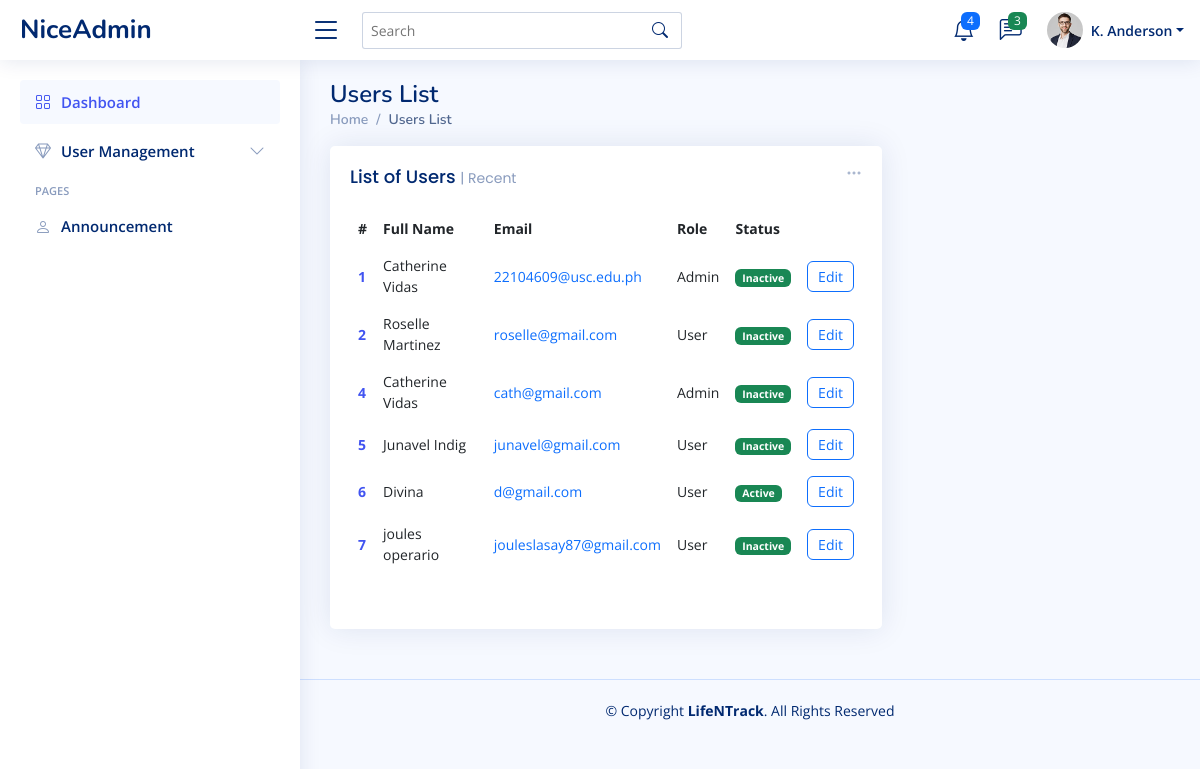
Page /client/pages/admin/usersList.php on the earlier database version.
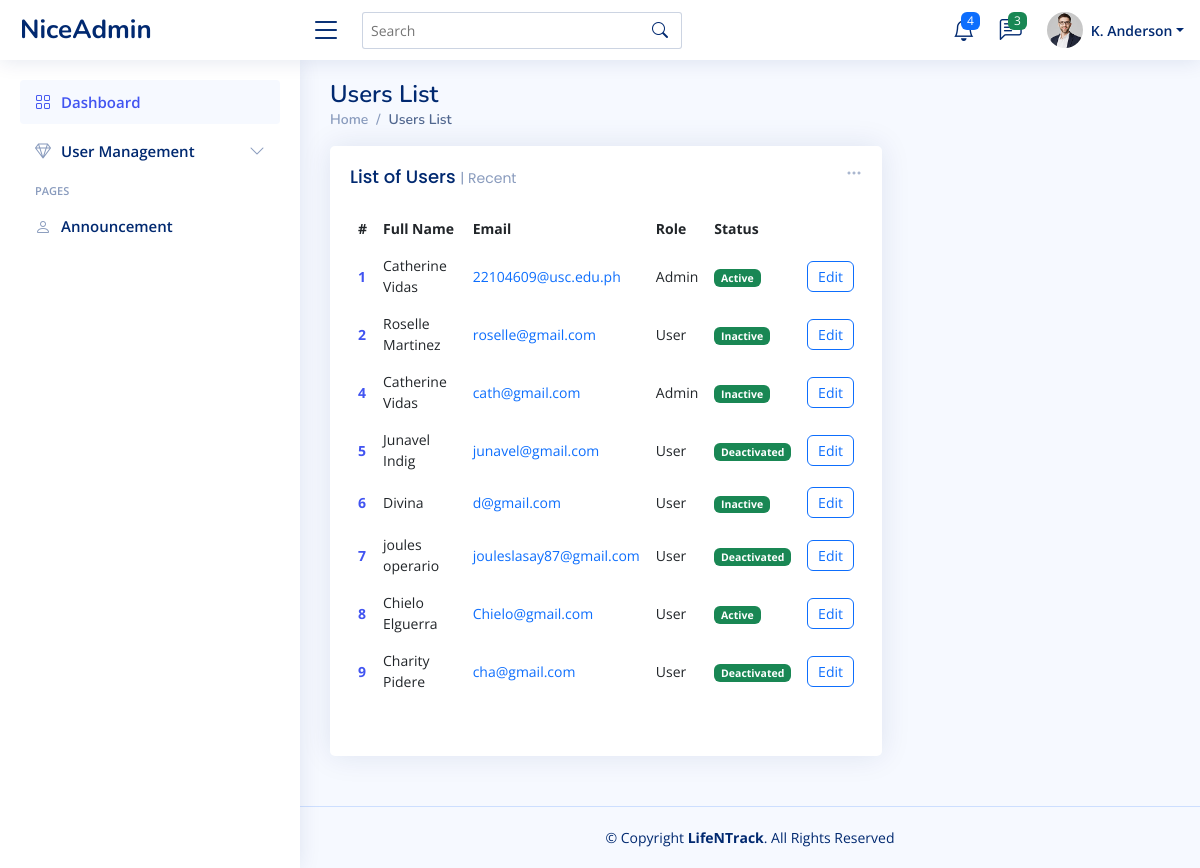
Same page on the later database version.
### tables this page shows
CREATE TABLE `user` (
  `userID` int(11) NOT NULL,
  `Fullname` varchar(50) NOT NULL,
  `Gender` varchar(50) NOT NULL,
  `Email` varchar(50) NOT NULL,
  `Password` varchar(50) NOT NULL,
  `Role` varchar(50) NOT NULL,
  `Status` varchar(50) NOT NULL
);

### client/pages/admin/usersList.php (the view, shortened to what this page needs)
<?php
$conn = getConnection();
?>
<!DOCTYPE html>
<html lang="en">
<head>
    <link href="../../assets/vendor/bootstrap/css/bootstrap.min.css" rel="stylesheet">
    <link href="../../assets/vendor/bootstrap-icons/bootstrap-icons.css" rel="stylesheet">
    <link href="../../assets/vendor/boxicons/css/boxicons.min.css" rel="stylesheet">
    <link href="../../assets/vendor/quill/quill.snow.css" rel="stylesheet">
    <link href="../../assets/vendor/quill/quill.bubble.css" rel="stylesheet">
    <link href="../../assets/vendor/remixicon/remixicon.css" rel="stylesheet">
    <link href="../../assets/vendor/simple-datatables/style.css" rel="stylesheet">
    <link href="../../assets/css/style.css" rel="stylesheet">
</head>
<body>
    <header id="header" class="header fixed-top d-flex align-items-center">
        <div class="d-flex align-items-center justify-content-between">
            <a href="index.html" class="logo d-flex align-items-center">
                <span class="d-none d-lg-block">NiceAdmin</span>
            </a>
            <i class="bi bi-list toggle-sidebar-btn"></i>
        </div>
        <div class="search-bar">
            <form class="search-form d-flex align-items-center" method="POST" action="#">
                <input type="text" name="query" placeholder="Search" title="Enter search keyword">
                <button type="submit" title="Search"><i class="bi bi-search"></i></button>
            </form>
        </div>
        <nav class="header-nav ms-auto">
            <ul class="d-flex align-items-center">
                <li class="nav-item dropdown">
                    <a class="nav-link nav-icon" href="#" data-bs-toggle="dropdown">
                        <i class="bi bi-bell"></i>
                        <span class="badge bg-primary badge-number">4</span>
                    </a>
                </li>
                <li class="nav-item dropdown">
                    <a class="nav-link nav-icon" href="#" data-bs-toggle="dropdown">
                        <i class="bi bi-chat-left-text"></i>
                        <span class="badge bg-success badge-number">3</span>
                    </a>
                </li>
                <li class="nav-item dropdown pe-3">
                    <a class="nav-link nav-profile d-flex align-items-center pe-0" href="#" data-bs-toggle="dropdown">
                        <img src="../../assets/img/profile-img.jpg" alt="Profile" class="rounded-circle">
                        <span class="d-none d-md-block dropdown-toggle ps-2">K. Anderson</span>
                    </a>
                </li>
            </ul>
        </nav>
    </header>
    <?php include_once('../../components/adminSidebar.php') ?>
    <main id="main" class="main">
        <div class="pagetitle">
            <h1>Users List</h1>
            <nav>
                <ol class="breadcrumb">
                    <li class="breadcrumb-item"><a href="index.html">Home</a></li>
                    <li class="breadcrumb-item active">Users List</li>
                </ol>
            </nav>
        </div>
        <section class="section dashboard">
            <div class="row">
                <div class="col-lg-8">
                    <div class="row">
                        <div class="col-12">
                            <div class="card recent-sales overflow-auto">
                                <div class="filter">
                                    <a class="icon" href="#" data-bs-toggle="dropdown"><i class="bi bi-three-dots"></i></a>
                                </div>
                                <div class="card-body">
                                    <h5 class="card-title">List of Users <span>| Recent</span></h5>
                                    <table class="table table-borderless user-list-table">
                                        <thead>
                                            <tr>
                                                <th scope="col">#</th>
                                                <th scope="col">Full Name</th>
                                                <th scope="col">Email</th>
                                                <th scope="col">Role</th>
                                                <th scope="col">Status</th>
                                            </tr>
                                        </thead>
                                        <tbody>
                                            <?php
                                            $sql = "SELECT * FROM user";
                                            $result = mysqli_query($conn, $sql);
                                            if (mysqli_num_rows($result) > 0) :
                                                while ($row = mysqli_fetch_assoc($result)) :
                                            ?>
                                                    <tr>
                                                        <th scope="row"><a href="#"><?= $row['userID'] ?></a></th>
                                                        <td><?= $row['Fullname'] ?></td>
                                                        <td><a href="#" class="text-primary"><?= $row['Email'] ?></a></td>
                                                        <td><?= $row['Role'] ?></td>
                                                        <td><span class="badge bg-success status-field"><?= $row['Status'] ?></span></td>
                                                        <td>
                                                            <button onclick="editUserStatus(<?= $row['userID'] ?>, '<?= $row['Fullname'] ?>')" type="button" class="btn btn-outline-primary user-list-btn" data-bs-toggle="modal" data-bs-target="#userModal">
                                                                Edit
                                                            </button>
                                                        </td>
                                                    </tr>
                                            <?php
                                                endwhile;
                                            else :
                                                echo "0 results";
                                            endif;
                                            ?>
                                        </tbody>
                                    </table>
                                </div>
                                <div class="card-body">
                                </div>
                            </div>
                        </div>
                    </div>
                </div>
            </div>
        </section>
    </main>
    <footer id="footer" class="footer">
        <div class="copyright">
            &copy; Copyright <strong><span>LifeNTrack</span></strong>. All Rights Reserved
        </div>
    </footer>
</body>
</html>

### client/components/adminSidebar.php (shortened to what this page needs)
<aside id="sidebar" class="sidebar">
    <ul class="sidebar-nav" id="sidebar-nav">
        <li class="nav-item">
            <a class="nav-link " href="index.php">
                <i class="bi bi-grid"></i>
                <span>Dashboard</span>
            </a>
        </li>
        <li class="nav-item">
            <a class="nav-link collapsed" data-bs-target="#icons-nav" data-bs-toggle="collapse" href="#">
                <i class="bi bi-gem"></i><span>User Management</span><i class="bi bi-chevron-down ms-auto"></i>
            </a>
        </li>
        <li class="nav-heading">Pages</li>
        <li class="nav-item">
            <a class="nav-link collapsed" href="users-profile.html">
                <i class="bi bi-person"></i>
                <span>Announcement</span>
            </a>
        </li>
    </ul>
</aside>

### client/assets/css/style.css (style rules this page uses)
:root { scroll-behavior: smooth; }
body { font-family: "Open Sans", sans-serif; background: #f6f9ff; color: #444444; }
a { color: #4154f1; text-decoration: none; }
h1, h2, h3, h4, h5, h6 { font-family: "Nunito", sans-serif; }
#main { margin-top: 60px; padding: 20px 30px; transition: all 0.3s; }
.pagetitle { margin-bottom: 10px; }
.pagetitle h1 { font-size: 24px; margin-bottom: 0; font-weight: 600; color: #012970; }
.card { margin-bottom: 30px; border: none; border-radius: 5px; box-shadow: 0px 0 30px rgba(1, 41, 112, 0.1); }
.card-title { padding: 20px 0 15px 0; font-size: 18px; font-weight: 500; color: #012970; font-family: "Poppins", sans-serif; }
.card-title span { color: #899bbd; font-size: 14px; font-weight: 400; }
.card-body { padding: 0 20px 20px 20px; }
.breadcrumb { font-size: 14px; font-family: "Nunito", sans-serif; color: #899bbd; font-weight: 600; }
.breadcrumb a { color: #899bbd; transition: 0.3s; }
.breadcrumb .breadcrumb-item::before { color: #899bbd; }
.breadcrumb .active { color: #51678f; font-weight: 600; }
.logo { line-height: 1; }
@media (min-width: 1200px) { .logo { width: 280px; } }
.logo span { font-size: 26px; font-weight: 700; color: #012970; font-family: "Nunito", sans-serif; }
.header { transition: all 0.5s; z-index: 997; height: 60px; box-shadow: 0px 2px 20px rgba(1, 41, 112, 0.1); background-color: #fff; padding-left: 20px; }
.header .toggle-sidebar-btn { font-size: 32px; padding-left: 10px; cursor: pointer; color: #012970; }
.header .search-bar { min-width: 360px; padding: 0 20px; }
.header .search-form { width: 100%; }
.header .search-form input { border: 0; font-size: 14px; color: #012970; border: 1px solid rgba(1, 41, 112, 0.2); padding: 7px 38px 7px 8px; border-radius: 3px; transition: 0.3s; width: 100%; }
.header .search-form button { border: 0; padding: 0; margin-left: -30px; background: none; }
.header .search-form button i { color: #012970; }
.header-nav ul { list-style: none; }
.header-nav>ul { margin: 0; padding: 0; }
.header-nav .nav-icon { font-size: 22px; color: #012970; margin-right: 25px; position: relative; }
.header-nav .nav-profile { color: #012970; }
.header-nav .nav-profile img { max-height: 36px; }
.header-nav .nav-profile span { font-size: 14px; font-weight: 600; }
.header-nav .badge-number { position: absolute; inset: -2px -5px auto auto; font-weight: normal; font-size: 12px; padding: 3px 6px; }
.sidebar { position: fixed; top: 60px; left: 0; bottom: 0; width: 300px; z-index: 996; transition: all 0.3s; padding: 20px; overflow-y: auto; scrollbar-width: thin; scrollbar-color: #aab7cf transparent; box-shadow: 0px 0px 20px rgba(1, 41, 112, 0.1); background-color: #fff; }
@media (min-width: 1200px) { #main, #footer { margin-left: 300px; } }
.sidebar-nav { padding: 0; margin: 0; list-style: none; }
.sidebar-nav li { padding: 0; margin: 0; list-style: none; }
.sidebar-nav .nav-item { margin-bottom: 5px; }
.sidebar-nav .nav-heading { font-size: 11px; text-transform: uppercase; color: #899bbd; font-weight: 600; margin: 10px 0 5px 15px; }
.sidebar-nav .nav-link { display: flex; align-items: center; font-size: 15px; font-weight: 600; color: #4154f1; transition: 0.3; background: #f6f9ff; padding: 10px 15px; border-radius: 4px; }
.sidebar-nav .nav-link i { font-size: 16px; margin-right: 10px; color: #4154f1; }
.sidebar-nav .nav-link.collapsed { color: #012970; background: #fff; }
.sidebar-nav .nav-link.collapsed i { color: #899bbd; }
.sidebar-nav .nav-link .bi-chevron-down { margin-right: 0; transition: transform 0.2s ease-in-out; }
.dashboard .filter { position: absolute; right: 0px; top: 15px; }
.dashboard .filter .icon { color: #aab7cf; padding-right: 20px; padding-bottom: 5px; transition: 0.3s; font-size: 16px; }
.dashboard .recent-sales { font-size: 14px; }
.dashboard .recent-sales .table thead { background: #f6f6fe; }
.dashboard .recent-sales .table thead th { border: 0; }
.footer { padding: 20px 0; font-size: 14px; transition: all 0.3s; border-top: 1px solid #cddfff; }
.footer .copyright { text-align: center; color: #012970; }
table.user-list-table { vertical-align: middle; }
table .user-list-btn { padding: 4px 10px; font-size: 14px; }

Differences in the rows shown:
changed user "22104609@usc.edu.ph": Status "Inactive" → "Active"
changed user "Junavel Indig": Status "Inactive" → "Deactivated"
changed user "Divina": Status "Active" → "Inactive"
changed user "joules operario": Status "Inactive" → "Deactivated"
added user: userID "8", Fullname "Chielo Elguerra", Email "Chielo@gmail.com", Role "User", Status "Active"
added user: userID "9", Fullname "Charity Pidere", Email "cha@gmail.com", Role "User", Status "Deactivated"
